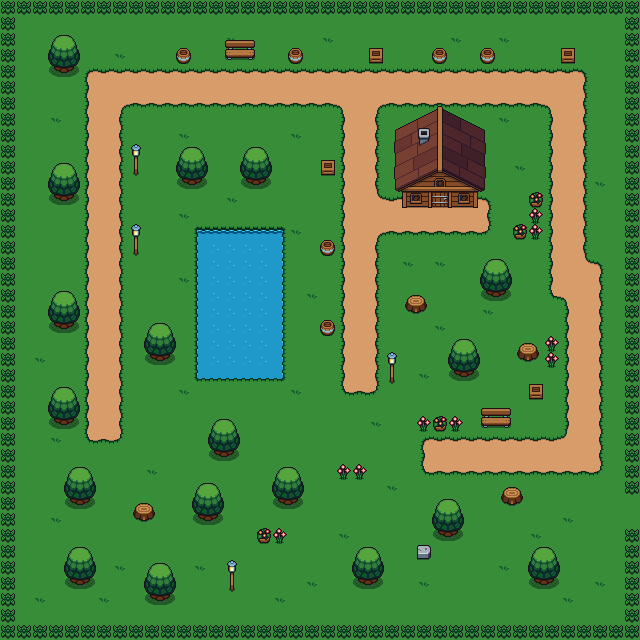

Tiled map render using the project's own tile images. Description and the map definition, with tile-layer contents summarised, below:
An orthogonal 40x40 tile map with 16x16 px tiles, 5 tile layers (Floor, Wall, YSorting, YSorting2, ...) and 5 objects.

<map version="1.9" tiledversion="1.9.2" orientation="orthogonal" renderorder="right-down" width="40" height="40" tilewidth="16" tileheight="16" infinite="0" nextlayerid="8" nextobjectid="6">
 <tileset firstgid="1" name="tileset" tilewidth="16" tileheight="16" tilecount="420" columns="20">
  <image source="tileset.png" width="320" height="336" />
 </tileset>
 <layer id="1" name="Floor" width="40" height="40">
  <data>[1600 cells, 1600 non-empty, 15 distinct tile ids]</data>
 </layer>
 <layer id="2" name="Wall" width="40" height="40">
  <data>[1600 cells, 238 non-empty, 15 distinct tile ids]</data>
 </layer>
 <layer id="3" name="YSorting" width="40" height="40">
  <data>[1600 cells, 132 non-empty, 12 distinct tile ids]</data>
 </layer>
 <layer id="6" name="YSorting2" width="40" height="40">
  <data>[1600 cells, 49 non-empty, 49 distinct tile ids]</data>
 </layer>
 <layer id="7" name="YSorting3" width="40" height="40">
  <data>[1600 cells, 8 non-empty, 4 distinct tile ids]</data>
 </layer>
 <objectgroup id="4" name="Transition">
  <object id="1" x="624" y="496" width="16" height="32">
   <properties>
    <property name="map" value="map2" />
   </properties>
  </object>
 </objectgroup>
 <objectgroup id="5" name="Enemies">
  <object id="2" x="464" y="576" width="16" height="16">
   <properties>
    <property name="type" value="wasp" />
   </properties>
  </object>
  <object id="3" x="160" y="416" width="16" height="16">
   <properties>
    <property name="type" value="wasp" />
   </properties>
  </object>
  <object id="4" x="304" y="416" width="16" height="16">
   <properties>
    <property name="type" value="slime" />
   </properties>
  </object>
  <object id="5" x="224" y="128" width="16" height="16">
   <properties>
    <property name="type" value="slime" />
   </properties>
  </object>
 </objectgroup>
</map>
